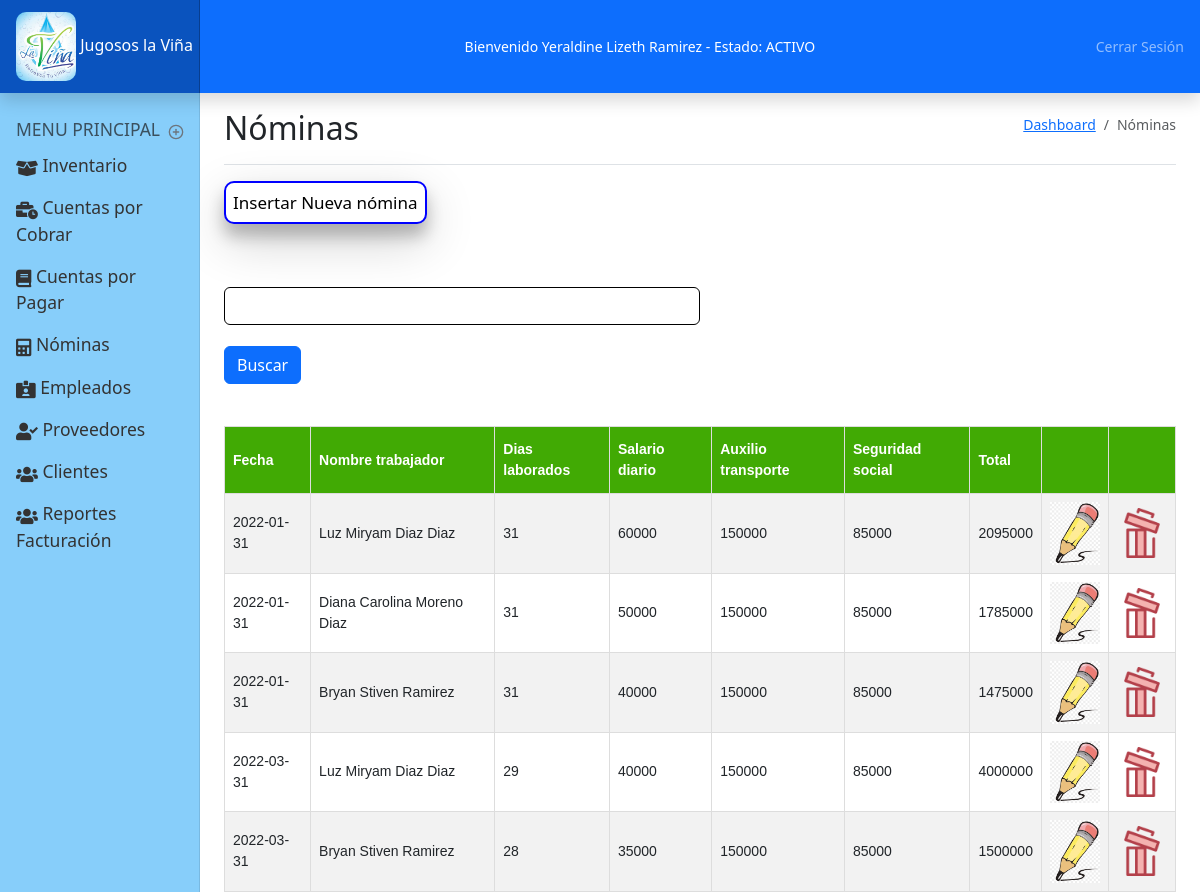
The app's page /nominas.php (signed in) with its own data.
### tables this page shows
CREATE TABLE `usuario` (
  `id_usuario` int(11) NOT NULL,
  `nombre` varchar(150) NOT NULL,
  `user` varchar(255) NOT NULL,
  `identificacion` varchar(15) NOT NULL,
  `celular` varchar(10) NOT NULL,
  `direccion` varchar(150) NOT NULL,
  `email` varchar(150) NOT NULL,
  `contrasena` varchar(150) NOT NULL,
  `rol` varchar(255) NOT NULL,
  `activo` varchar(3) NOT NULL,
  `r_ecommerce` int(11) NOT NULL,
  `r_login` int(11) NOT NULL,
  `r_datos_de_pago` int(11) NOT NULL,
  `r_contador_visitas` int(11) NOT NULL,
  `r_encuesta` int(11) NOT NULL,
  `r_consultar_producto` int(11) NOT NULL,
  `r_chat` int(11) NOT NULL,
  `r_formulario` int(11) NOT NULL
);

CREATE TABLE `nominas` (
  `id_nomina` int(11) NOT NULL,
  `fecha` date NOT NULL,
  `nombre_trabajador` int(11) NOT NULL,
  `dias_laborados` int(11) NOT NULL,
  `salario_diario` double NOT NULL,
  `auxilio_transporte` double NOT NULL,
  `seguridad_social` double NOT NULL,
  `Total` double NOT NULL
);

CREATE TABLE `empleado` (
  `id_empleado` int(11) NOT NULL,
  `nombre` varchar(255) NOT NULL,
  `identificacion` varchar(15) NOT NULL,
  `direccion` varchar(150) NOT NULL,
  `email` varchar(255) NOT NULL,
  `celular` varchar(15) NOT NULL,
  `tipo_empleado` varchar(255) NOT NULL,
  `foto` varchar(255) DEFAULT NULL,
  `hv_empleado` varchar(255) DEFAULT NULL,
  `r_municipios` int(11) NOT NULL,
  `r_login` int(11) NOT NULL,
  `r_formulario` int(11) NOT NULL,
  `r_chat` int(11) NOT NULL,
  `r_encuesta` int(11) NOT NULL,
  `r_facturacion` int(11) NOT NULL,
  `r_registrar_pedido` int(11) NOT NULL,
  `r_mantenimiento` int(11) NOT NULL,
  `r_gestion_financiera` int(11) NOT NULL
);

### bloqueo.php (called while the page is built, shortened)
<?php
    $usuario = $_SESSION['usuario'];
    $consulta = "select * from usuario where id_usuario = '$usuario'";
    $resultado = mysqli_query($conexion, $consulta) or die ('No se consulto el usuario');
    $userr = mysqli_fetch_array($resultado);
?>

### bloques/nominas/consulta.php (the view)
<div id="buscar">
  <form action="nominas.php" method="GET">
    <input type="text" name="datos" id="datos" class="form-control" style="width: 50%; border: 1px solid #000;"><br>
    <input type="submit" name="botonb" value="Buscar" class="btn btn-primary">
  </form>
</div>
<br><br>
<div class="consulta">
    <table class="tconsulta">
        <tr>
            <th>Fecha</th>
            <th>Nombre trabajador</th>
            <th>Dias laborados</th>
            <th>Salario diario</th>
            <th>Auxilio transporte</th>
            <th>Seguridad social</th>
            <th>Total</th>
            <th></th>
            <th></th>
        </tr>
        <?php
        $consultaNomina = "select * from nominas order by fecha";
        $resultado_n = mysqli_query($conexion, $consultaNomina) or die('no se consulto la nomina');
        while ($nomina = mysqli_fetch_array($resultado_n)) {
        ?>
            <tr>
                <td><?php echo $nomina['fecha']; ?></td>
                <td>
                    <?php
                    $consulta_nombre = "select * from empleado where id_empleado = " . $nomina['nombre_trabajador'];
                    $res_nombre = mysqli_query($conexion, $consulta_nombre) or die('no se consulto nombre');
                    $nombre = mysqli_fetch_array($res_nombre);
                    echo $nombre['nombre'];
                    ?>
                </td>
                <td><?php echo $nomina['dias_laborados']; ?></td>
                <td><?php echo $nomina['salario_diario']; ?></td>
                <td><?php echo $nomina['auxilio_transporte']; ?></td>
                <td><?php echo $nomina['seguridad_social']; ?></td>
                <td><?php echo $nomina['Total']; ?></td>
                <td>
                    <img src="img/editar.png" width="50px" title="Editar" alt="Editar" style="cursor: pointer;" onclick="window.location ='nominas.php?id_nomina=<?php echo $nomina['id_nomina']; ?>'">
                </td>
                <td>
                    <img src="img/borrar.png" width="50xp" title="Borrar" alt="Borrar" style="cursor: pointer;" onclick="eliminarNomina(<?php echo $nomina['id_nomina']; ?>)">
                </td>
            </tr>
        <?php } ?>
    </table>
</div>

### partes/header.php (shortened to what this page needs)
<header class="navbar navbar-dark sticky-top flex-md-nowrap p-0 shadow">
  <a class="navbar-brand col-md-3 col-lg-2 me-0 px-3 fs-6" href="#">
    <img id="log" src="img/logo.png" width="60px" alt="logo">
    Jugosos la Viña
  </a>
  <span style="color:white">
    Bienvenido <?php echo $userr['nombre']; ?> - Estado:
    <?php
    if ($userr['activo'] == "Si") {
      echo "ACTIVO";
    } else {
      echo "NO ACTIVO";
    }
    ?>
  </span>
  <div class="navbar-nav">
    <div class="nav-item text-nowrap">
      <a class="nav-link px-3" href="salir.php">Cerrar Sesión</a>
    </div>
  </div>
</header>

### css/dashboard.css (style rules this page uses)
body { font-size: .875rem; }
.navbar-brand { padding-top: .75rem; padding-bottom: .75rem; background-color: rgba(0, 0, 0, .25); box-shadow: inset -1px 0 0 rgba(0, 0, 0, .25); }
header { background-color: #0d6efd; }
#log { border-radius: 10px; }
.tconsulta { font-family: Arial, Helvetica, sans-serif; border-collapse: collapse; width: 100%; overflow-x: auto; }
.consulta td, .consulta th { border: 1px solid #ddd; padding: 8px; }
.consulta tr:nth-child(even) { background-color: #f2f2f2 }
.consulta th { padding-top: 12px; padding-bottom: 12px; text-align: left; background-color: #41aa04; color: white; }

### records on screen
usuario: nombre "Yeraldine Lizeth Ramirez"
nominas: fecha "2022-01-31", nombre_trabajador.nombre "Luz Miryam Diaz Diaz", dias_laborados "31", salario_diario "60000", auxilio_transporte "150000", seguridad_social "85000", Total "2095000"
nominas: fecha "2022-01-31", nombre_trabajador.nombre "Diana Carolina Moreno Diaz", dias_laborados "31", salario_diario "50000", auxilio_transporte "150000", seguridad_social "85000", Total "1785000"
nominas: fecha "2022-01-31", nombre_trabajador.nombre "Bryan Stiven Ramirez", dias_laborados "31", salario_diario "40000", auxilio_transporte "150000", seguridad_social "85000", Total "1475000"
nominas: fecha "2022-03-31", nombre_trabajador.nombre "Luz Miryam Diaz Diaz", dias_laborados "29", salario_diario "40000", auxilio_transporte "150000", seguridad_social "85000", Total "4000000"
nominas: fecha "2022-03-31", nombre_trabajador.nombre "Bryan Stiven Ramirez", dias_laborados "28", salario_diario "35000", auxilio_transporte "150000", seguridad_social "85000", Total "1500000"
